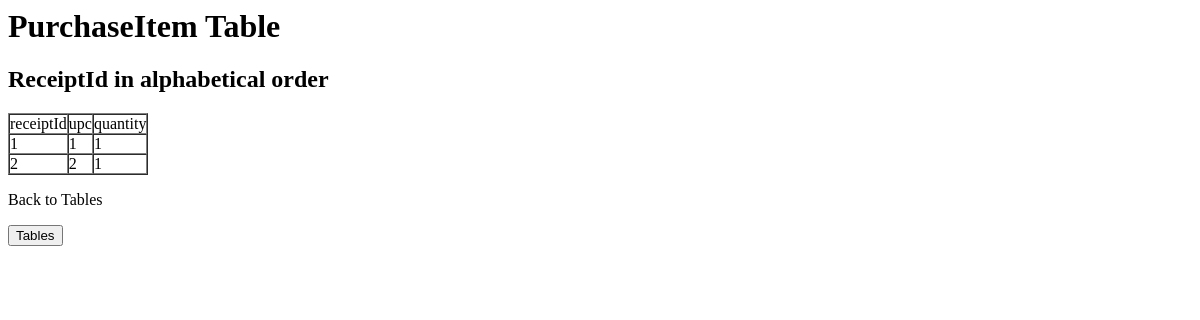
Before: /tables/purchasetable.php with the older database file.
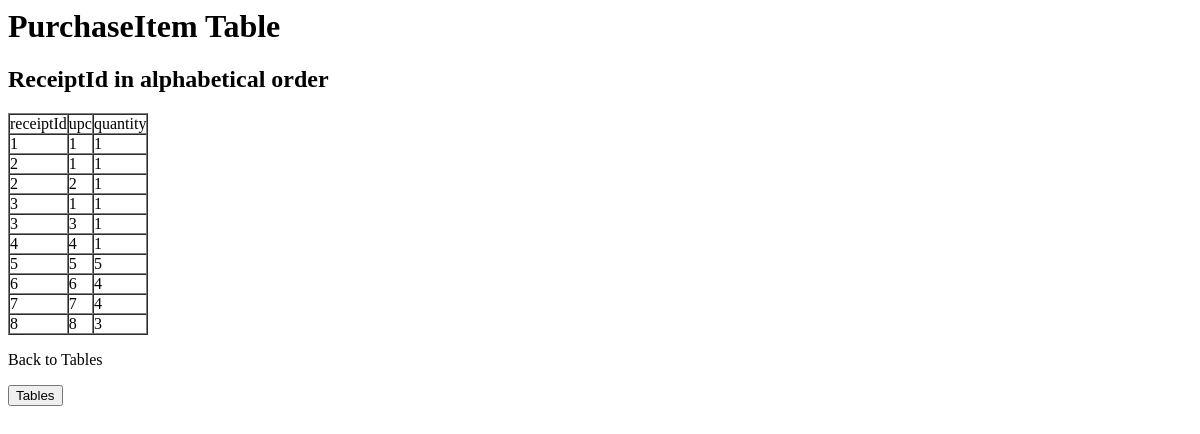
After: the same page with the newer database file.
### tables this page shows
CREATE TABLE Purchase_Item(
ReceiptId char(30) not null,
upc char(30) not null,
Quantity char(30) not null, 
PRIMARY KEY (ReceiptId, upc));

### tables/purchasetable.php (the view, shortened to what this page needs)
<html>
<head>
<body>
<h1>PurchaseItem Table</h1>
<?php
	$connection = new mysqli("dbserver.ugrad.cs.ubc.ca", "j4n8", "a29454113", "j4n8");
?>
<h2>ReceiptId in alphabetical order</h2>
<table border=1 cellpadding=0 cellspacing=0>
<tr valign=center>
<td class=rowheader>receiptId</td>
<td class=rowheader>upc</td>
<td class=rowheader>quantity</td>
</tr>
<?php
	if (!$result = $connection->query("SELECT receiptid, upc, quantity FROM purchase_item ORDER BY receiptid")) {
        die('There was an error running the query [' . $db->error . ']');
    }
    while($row = $result->fetch_assoc()){
       echo "<tr><td>".$row['receiptid']."</td>";
       echo "<td>".$row['upc']."</td>";
	   echo "<td>".$row['quantity']."</td></tr>";
    }
    echo "</table>";
?>
<p>Back to Tables</p>
<form method="POST" action="../tables.php">
<p><input type="submit" value="Tables" name="tables"></p>
</form>

Changed rows visible on the page:
added purchase_item: ReceiptId "2", upc "1", Quantity "1"
added purchase_item: ReceiptId "3", upc "1", Quantity "1"
added purchase_item: ReceiptId "3", upc "3", Quantity "1"
added purchase_item: ReceiptId "4", upc "4", Quantity "1"
added purchase_item: ReceiptId "5", upc "5", Quantity "5"
added purchase_item: ReceiptId "6", upc "6", Quantity "4"
added purchase_item: ReceiptId "7", upc "7", Quantity "4"
added purchase_item: ReceiptId "8", upc "8", Quantity "3"
